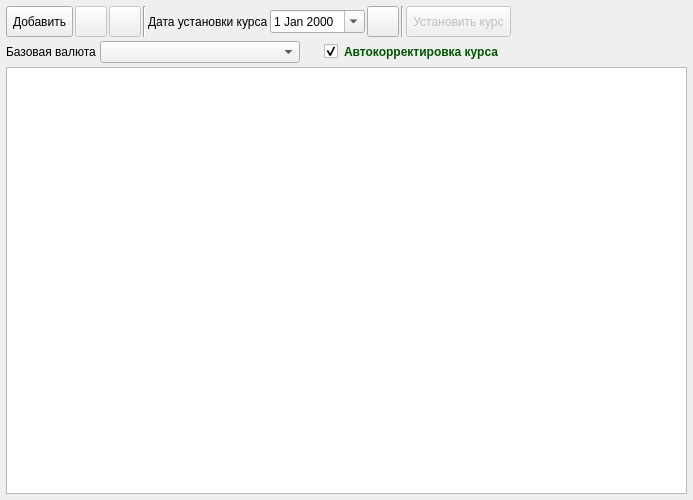
<?xml version="1.0" encoding="UTF-8"?>
<ui version="4.0">
 <class>FormCurrencies</class>
 <widget class="QWidget" name="FormCurrencies">
  <property name="geometry">
   <rect>
    <x>0</x>
    <y>0</y>
    <width>693</width>
    <height>500</height>
   </rect>
  </property>
  <property name="windowTitle">
   <string>Form</string>
  </property>
  <layout class="QVBoxLayout" name="verticalLayout">
   <property name="spacing">
    <number>4</number>
   </property>
   <property name="leftMargin">
    <number>6</number>
   </property>
   <property name="topMargin">
    <number>6</number>
   </property>
   <property name="rightMargin">
    <number>6</number>
   </property>
   <property name="bottomMargin">
    <number>6</number>
   </property>
   <item>
    <layout class="QHBoxLayout" name="horizontalLayout">
     <property name="spacing">
      <number>2</number>
     </property>
     <item>
      <widget class="QToolButton" name="toolButtonAdd">
       <property name="sizePolicy">
        <sizepolicy hsizetype="Preferred" vsizetype="Preferred">
         <horstretch>0</horstretch>
         <verstretch>0</verstretch>
        </sizepolicy>
       </property>
       <property name="toolTip">
        <string>Добавить валюту</string>
       </property>
       <property name="text">
        <string>Добавить</string>
       </property>
       <property name="icon">
        <iconset resource="../../res.qrc">
         <normaloff>:/32/icons/32x32/add.png</normaloff>:/32/icons/32x32/add.png</iconset>
       </property>
       <property name="iconSize">
        <size>
         <width>24</width>
         <height>24</height>
        </size>
       </property>
       <property name="toolButtonStyle">
        <enum>Qt::ToolButtonTextBesideIcon</enum>
       </property>
      </widget>
     </item>
     <item>
      <widget class="QToolButton" name="toolButtonEdit">
       <property name="enabled">
        <bool>false</bool>
       </property>
       <property name="sizePolicy">
        <sizepolicy hsizetype="Preferred" vsizetype="Preferred">
         <horstretch>0</horstretch>
         <verstretch>0</verstretch>
        </sizepolicy>
       </property>
       <property name="toolTip">
        <string>Редактировать валюту</string>
       </property>
       <property name="text">
        <string/>
       </property>
       <property name="icon">
        <iconset resource="../../res.qrc">
         <normaloff>:/32/icons/32x32/edit.png</normaloff>:/32/icons/32x32/edit.png</iconset>
       </property>
       <property name="iconSize">
        <size>
         <width>24</width>
         <height>24</height>
        </size>
       </property>
      </widget>
     </item>
     <item>
      <widget class="QToolButton" name="toolButtonDelete">
       <property name="enabled">
        <bool>false</bool>
       </property>
       <property name="sizePolicy">
        <sizepolicy hsizetype="Preferred" vsizetype="Preferred">
         <horstretch>0</horstretch>
         <verstretch>0</verstretch>
        </sizepolicy>
       </property>
       <property name="toolTip">
        <string>Удалить валюту</string>
       </property>
       <property name="text">
        <string/>
       </property>
       <property name="icon">
        <iconset resource="../../res.qrc">
         <normaloff>:/32/icons/32x32/delete.png</normaloff>:/32/icons/32x32/delete.png</iconset>
       </property>
       <property name="iconSize">
        <size>
         <width>24</width>
         <height>24</height>
        </size>
       </property>
      </widget>
     </item>
     <item>
      <widget class="Line" name="line">
       <property name="orientation">
        <enum>Qt::Vertical</enum>
       </property>
      </widget>
     </item>
     <item>
      <widget class="QLabel" name="label_2">
       <property name="text">
        <string>Дата установки курса</string>
       </property>
      </widget>
     </item>
     <item>
      <widget class="QDateEdit" name="dateEdit">
       <property name="calendarPopup">
        <bool>true</bool>
       </property>
      </widget>
     </item>
     <item>
      <widget class="QToolButton" name="toolButtonRefresh">
       <property name="enabled">
        <bool>true</bool>
       </property>
       <property name="sizePolicy">
        <sizepolicy hsizetype="Preferred" vsizetype="Preferred">
         <horstretch>0</horstretch>
         <verstretch>0</verstretch>
        </sizepolicy>
       </property>
       <property name="toolTip">
        <string>Обновить данные</string>
       </property>
       <property name="text">
        <string/>
       </property>
       <property name="icon">
        <iconset resource="../../res.qrc">
         <normaloff>:/32/icons/32x32/refresh.png</normaloff>:/32/icons/32x32/refresh.png</iconset>
       </property>
       <property name="iconSize">
        <size>
         <width>24</width>
         <height>24</height>
        </size>
       </property>
      </widget>
     </item>
     <item>
      <widget class="Line" name="line_2">
       <property name="orientation">
        <enum>Qt::Vertical</enum>
       </property>
      </widget>
     </item>
     <item>
      <widget class="QToolButton" name="toolButtonSetCourse">
       <property name="enabled">
        <bool>false</bool>
       </property>
       <property name="sizePolicy">
        <sizepolicy hsizetype="Preferred" vsizetype="Preferred">
         <horstretch>0</horstretch>
         <verstretch>0</verstretch>
        </sizepolicy>
       </property>
       <property name="toolTip">
        <string>Добавить доставку</string>
       </property>
       <property name="text">
        <string>Установить курс</string>
       </property>
       <property name="icon">
        <iconset resource="../../res.qrc">
         <normaloff>:/32/icons/32x32/course_currency.png</normaloff>:/32/icons/32x32/course_currency.png</iconset>
       </property>
       <property name="iconSize">
        <size>
         <width>24</width>
         <height>24</height>
        </size>
       </property>
       <property name="toolButtonStyle">
        <enum>Qt::ToolButtonTextBesideIcon</enum>
       </property>
      </widget>
     </item>
     <item>
      <spacer name="horizontalSpacer">
       <property name="orientation">
        <enum>Qt::Horizontal</enum>
       </property>
       <property name="sizeHint" stdset="0">
        <size>
         <width>649</width>
         <height>20</height>
        </size>
       </property>
      </spacer>
     </item>
    </layout>
   </item>
   <item>
    <layout class="QHBoxLayout" name="horizontalLayout_2">
     <item>
      <widget class="QLabel" name="label">
       <property name="text">
        <string>Базовая валюта</string>
       </property>
      </widget>
     </item>
     <item>
      <widget class="QComboBox" name="comboBoxListCurrencies">
       <property name="minimumSize">
        <size>
         <width>200</width>
         <height>0</height>
        </size>
       </property>
      </widget>
     </item>
     <item>
      <widget class="QCheckBox" name="checkBoxIsAutoRate">
       <property name="palette">
        <palette>
         <active>
          <colorrole role="WindowText">
           <brush brushstyle="SolidPattern">
            <color alpha="255">
             <red>0</red>
             <green>85</green>
             <blue>0</blue>
            </color>
           </brush>
          </colorrole>
         </active>
         <inactive>
          <colorrole role="WindowText">
           <brush brushstyle="SolidPattern">
            <color alpha="255">
             <red>0</red>
             <green>85</green>
             <blue>0</blue>
            </color>
           </brush>
          </colorrole>
         </inactive>
         <disabled>
          <colorrole role="WindowText">
           <brush brushstyle="SolidPattern">
            <color alpha="255">
             <red>120</red>
             <green>120</green>
             <blue>120</blue>
            </color>
           </brush>
          </colorrole>
         </disabled>
        </palette>
       </property>
       <property name="font">
        <font>
         <weight>75</weight>
         <bold>true</bold>
        </font>
       </property>
       <property name="toolTip">
        <string>При включенном режиме курс валют будет устанавливаться автоматически</string>
       </property>
       <property name="styleSheet">
        <string notr="true">margin-left: 20px;</string>
       </property>
       <property name="text">
        <string>Автокорректировка курса</string>
       </property>
       <property name="checked">
        <bool>true</bool>
       </property>
      </widget>
     </item>
     <item>
      <spacer name="horizontalSpacer_2">
       <property name="orientation">
        <enum>Qt::Horizontal</enum>
       </property>
       <property name="sizeHint" stdset="0">
        <size>
         <width>40</width>
         <height>20</height>
        </size>
       </property>
      </spacer>
     </item>
    </layout>
   </item>
   <item>
    <widget class="QTreeView" name="treeViewCurrencies">
     <property name="font">
      <font>
       <pointsize>9</pointsize>
      </font>
     </property>
    </widget>
   </item>
  </layout>
 </widget>
 <resources>
  <include location="../../res.qrc"/>
 </resources>
 <connections/>
</ui>
